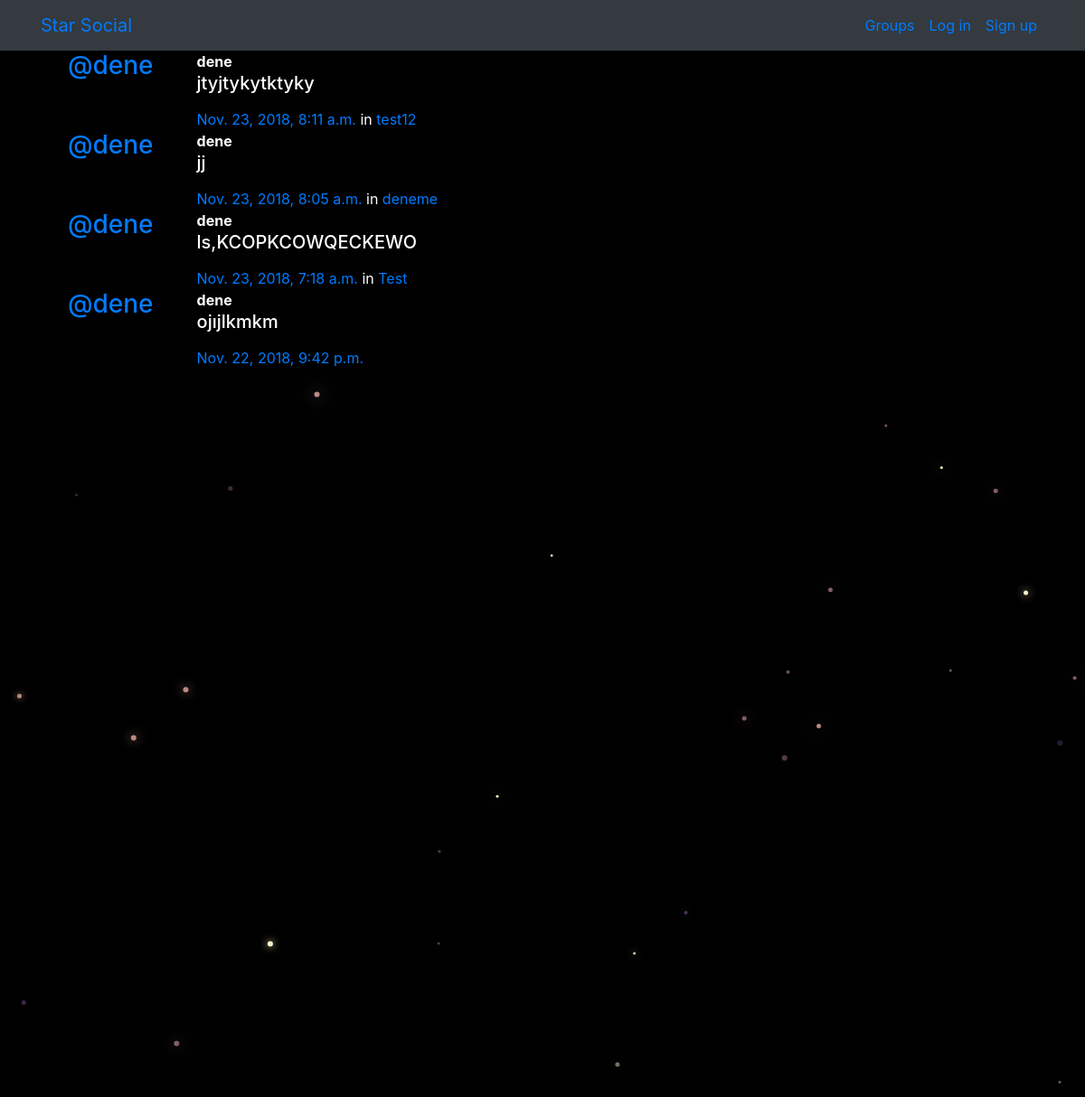
/posts/, run on the app's committed database.
### posts/models.py (models this page shows, shortened)
class Post(models.Model):
    user = models.ForeignKey(User, related_name="posts",on_delete=models.CASCADE)
    created_at = models.DateTimeField(auto_now=True) #oluşturulduüğu tarih
    message = models.TextField()
    message_html = models.TextField(editable=False)
    group = models.ForeignKey(Group, related_name="posts",null=True, blank=True,on_delete=models.CASCADE)
    class Meta:
        ordering = ["-created_at"] #en son yazılan postlar listenin en üstünde yer alacak
        unique_together = ["user", "message"] #her mesaj bir kullanıcıya bağlı oldu.

### groups/models.py (models this page shows, shortened)
class Group(models.Model):
    name = models.CharField(max_length=255, unique=True)
    slug = models.SlugField(allow_unicode=True, unique=True)#Grup isimlerinin aynı olmamsı için
    description = models.TextField(blank=True, default='')
    description_html = models.TextField(editable=False, default='', blank=True)
    members = models.ManyToManyField(User,through="GroupMember")
    class Meta:
        ordering = ['name']

### posts/views.py (the view)
# urls.py: path('', views.PostList.as_view(), name="all"),
class PostList(SelectRelatedMixin, generic.ListView):
    model = models.Post
    select_related = ("user", "group")#seçili alanları bir tuple içinde getiricez

### posts/templates/posts/post_list.html (shortened to what this page needs)
{% extends "posts/post_base.html" %}
{% load humanize %}
{% block post_content %}
<div class="col-md-8">
	{% for post in post_list %}
  {% include "posts/_post.html" %}
	{% endfor %}
</div>
{% endblock %}

### posts/templates/posts/_post.html (shortened to what this page needs)
<div class="media">
	<h3 class="mr-5"><a href="{% url 'posts:for_user' username=post.user.username %}">@{{ post.user.username }}</a></h3>
	<div class="media-body">
		<strong>{{ post.user.username }}</strong>
		<h5>{{ post.message_html|safe }}</h5>
			<time class="time"><a href="{% url 'posts:single' username=post.user.username pk=post.pk %}">{{ post.created_at }}</a></time>
			{% if post.group %}
			<span class="group-name">in <a href="#">{{ post.group.name }}</a></span>
			{% endif %}
	</div>
</div>

### static/simplesocial/css/master.css (style rules this page uses)
body { margin: 0; overflow: hidden; background-color: black; color:white; }

### data on the page
Post: user.username "dene", message_html "jtyjtykytktyky", created_at "Nov. 23, 2018, 8:11 a.m.", group.name "test12"
Post: user.username "dene", message_html "jj", created_at "Nov. 23, 2018, 8:05 a.m.", group.name "deneme"
Post: user.username "dene", message_html "ls,KCOPKCOWQECKEWO", created_at "Nov. 23, 2018, 7:18 a.m.", group.name "Test"
Post: user.username "dene", message_html "ojıjlkmkm", created_at "Nov. 22, 2018, 9:42 p.m."
